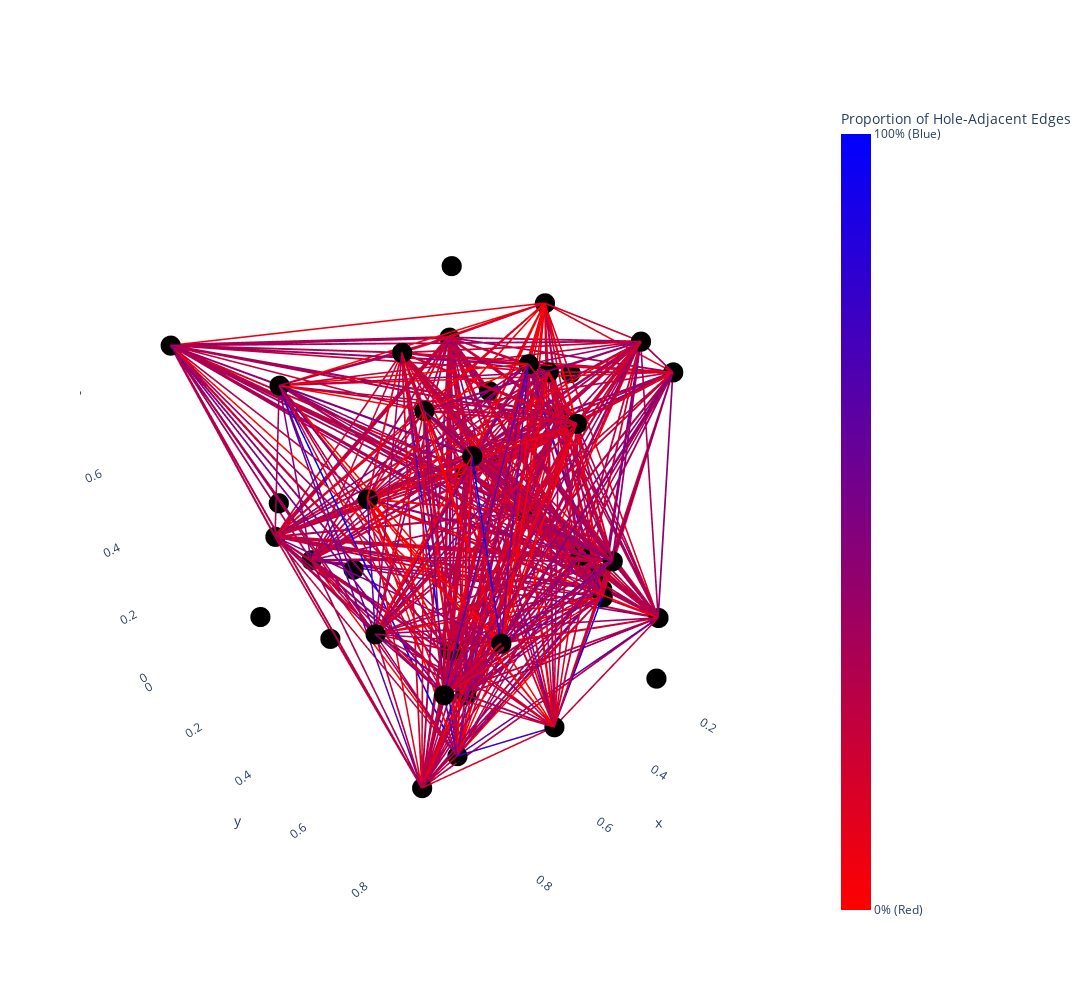

Notebook source saved alongside this figure:
### Markdown cell above
### Gradient, weighted

### Code cell
collapsed_G = nx.Graph()

for i in range(len(coms)):
    collapsed_G.add_node(i)

hole_adjacent_edge_count = {}
total_edge_count = {}

original_cycle_edges = set()
for cycle in big_rep_cycle_list1:
    for i in range(len(cycle)):
        u, v = cycle[i], cycle[(i + 1) % len(cycle)]
        original_cycle_edges.add((u, v))
        original_cycle_edges.add((v, u))

for u, v in G.edges():
    community_u = node_to_com_dict[u]
    community_v = node_to_com_dict[v]
    if community_u != community_v:
        if collapsed_G.has_edge(community_u, community_v):
            collapsed_G[community_u][community_v]['weight'] += 1
        else:
            collapsed_G.add_edge(community_u, community_v, weight=1)
        
        if (community_u, community_v) not in total_edge_count:
            total_edge_count[(community_u, community_v)] = 0
            hole_adjacent_edge_count[(community_u, community_v)] = 0
        
        total_edge_count[(community_u, community_v)] += 1
        
        if (u, v) in original_cycle_edges or (v, u) in original_cycle_edges:
            hole_adjacent_edge_count[(community_u, community_v)] += 1

edge_proportions = {edge: hole_adjacent_edge_count[edge] / total_edge_count[edge] for edge in total_edge_count}

# get and normalize weight
weights = [data['weight'] for u, v, data in collapsed_G.edges(data=True)]
min_weight = min(weights)
max_weight = max(weights)
norm_weights = {edge: 3 + 12 * (data['weight'] - min_weight) / (max_weight - min_weight) for edge, data in collapsed_G.edges.items()}

pos = {i: (np.random.random(), np.random.random(), np.random.random()) for i in collapsed_G.nodes}

edge_trace = []
for edge in collapsed_G.edges(data=True):
    x0, y0, z0 = pos[edge[0]]
    x1, y1, z1 = pos[edge[1]]
    proportion = edge_proportions.get((edge[0], edge[1]), 0)
    color = f'rgb({int(255 * (1 - proportion))}, 0, {int(255 * proportion)})'
    weight = norm_weights[(edge[0], edge[1])]  # use weight for thickness of edge
    
    edge_trace.append(go.Scatter3d(
        x=[x0, x1, None],
        y=[y0, y1, None],
        z=[z0, z1, None],
        line=dict(width=weight, color=color),  # use weight for thickness
        hoverinfo='none',
        mode='lines'
    ))

collapsed_cycle_edges = set()
for u, v in original_cycle_edges:
    community_u = node_to_com_dict[u]
    community_v = node_to_com_dict[v]
    if community_u != community_v:
        collapsed_cycle_edges.add((community_u, community_v))
        collapsed_cycle_edges.add((community_v, community_u))

cycle_edge_count = len([e for e in collapsed_G.edges() if (e in collapsed_cycle_edges or (e[1], e[0]) in collapsed_cycle_edges)])
non_cycle_edge_count = len(collapsed_G.edges()) - cycle_edge_count

total_edges = len(collapsed_G.edges())
percent_non_cycle = (non_cycle_edge_count / total_edges) * 100
percent_cycle = (cycle_edge_count / total_edges) * 100

print(f"Number of edges not part of any cycle: {non_cycle_edge_count} ({percent_non_cycle:.2f}%)")
print(f"Number of edges part of a cycle: {cycle_edge_count} ({percent_cycle:.2f}%)")

node_trace = go.Scatter3d(
    x=[pos[node][0] for node in collapsed_G.nodes()],
    y=[pos[node][1] for node in collapsed_G.nodes()],
    z=[pos[node][2] for node in collapsed_G.nodes()],
    mode='markers',
    marker=dict(
        size=7,
        color='black',
    ),
    text=list(collapsed_G.nodes()),
    hoverinfo='text'
)

color_bar_trace = go.Scatter3d(
    x=[None], y=[None], z=[None],
    mode='markers',
    marker=dict(
        size=0,
        color=[0, 1],
        colorscale=[[0, 'rgb(255, 0, 0)'], [1, 'rgb(0, 0, 255)']],
        colorbar=dict(
            title="Proportion of Hole-Adjacent Edges",
            tickvals=[0, 1],
            ticktext=["0% (Red)", "100% (Blue)"]
        )
    ),
    hoverinfo='none'
)

layout = go.Layout(
    width=1200,
    height=1000,
    showlegend=False,
    scene=dict(
        xaxis=dict(showbackground=False),
        yaxis=dict(showbackground=False),
        zaxis=dict(showbackground=False)
    ),
)

fig = go.Figure(data=edge_trace + [node_trace, color_bar_trace], layout=layout)
fig.show()
fig.write_html("gradient_weighted.html")
